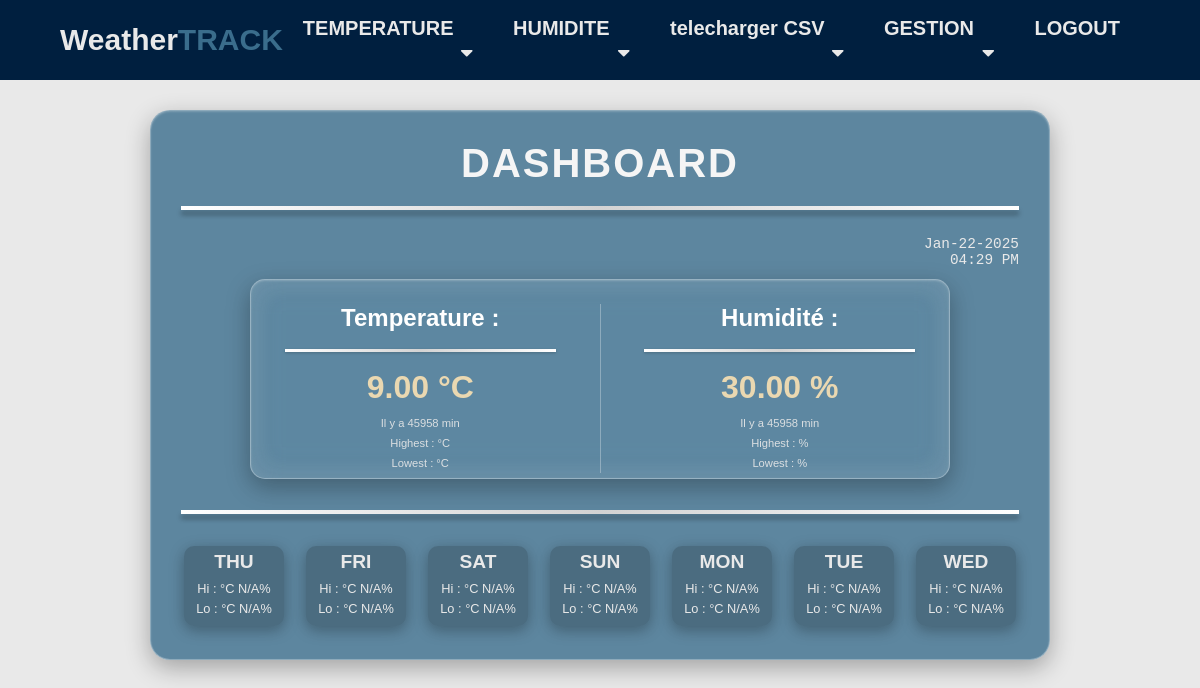
The app's page /home (signed in), older data.
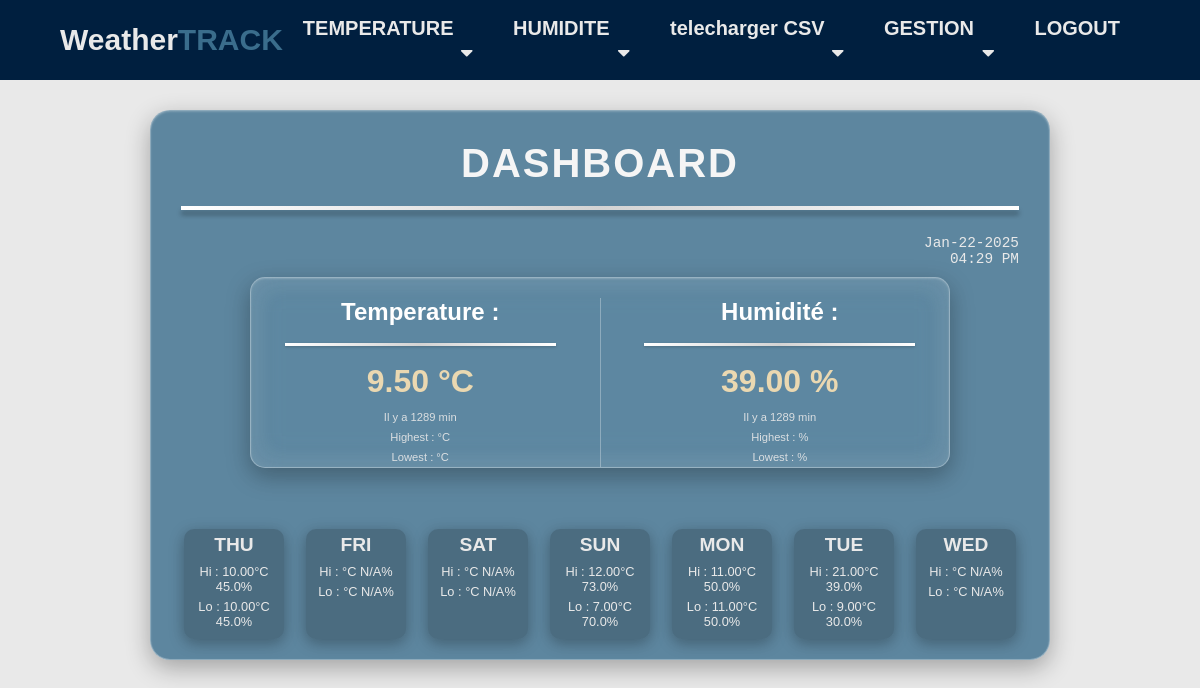
The same page, newer data.
### DHT/models.py (models this page shows)
class Dht11(models.Model):
    temp = models.FloatField(null=True)
    hum = models.FloatField(null=True)
    dt = models.DateTimeField(auto_now_add=True,null=True)

### DHT/views.py (the view, shortened to what this page needs)
# urls.py: path('home', views.home, name='home'),
@login_required
def home(request):
    current_datetime = localtime()
    formatted_date = current_datetime.strftime('%b-%d-%Y')
    formatted_time = current_datetime.strftime('%H:%M')
    aujourd_hui = current_datetime.date()
    derniere_ligne = Dht11.objects.last()
    if derniere_ligne and derniere_ligne.dt:
        time_difference = current_datetime - derniere_ligne.dt
        minutes_elapsed = int(time_difference.total_seconds() // 60)
    else:
        minutes_elapsed = 'N/A'
    valeurs = {
        'temp': derniere_ligne.temp if derniere_ligne else 'N/A',
        'hum': derniere_ligne.hum if derniere_ligne else 'N/A',
        'last_temp_time': minutes_elapsed,
        'last_hum_time': minutes_elapsed,
        'temp_max': 'N/A',
        'temp_min': 'N/A',
        'hum_max': 'N/A',
        'hum_min': 'N/A',
        'current_date': formatted_date,
        'current_time': formatted_time,
    }
    donnees_du_jour = Dht11.objects.filter(dt__date=aujourd_hui)
    start_date = aujourd_hui - datetime.timedelta(days=6)
    weekly_records = Dht11.objects.filter(dt__date__range=(start_date, aujourd_hui))
    weekly_data = []
    for i in range(7):
        date_check = start_date + datetime.timedelta(days=i)
        day_data = weekly_records.filter(dt__date=date_check)
        if day_data.exists():
            stats = day_data.aggregate(
                temp_high=Max('temp'),
                temp_low=Min('temp'),
                hum_high=Max('hum'),
                hum_low=Min('hum'),
            )
            weekly_data.append({'name': date_check.strftime('%a').upper(), **stats})
        else:
            weekly_data.append({
                'name': date_check.strftime('%a').upper(),
                'temp_high': 'N/A',
                'temp_low': 'N/A',
                'hum_high': 'N/A',
                'hum_low': 'N/A',
            })
    return render(request, 'home.html', {'valeurs': valeurs, 'weekly_data': weekly_data})

### template/home.html (shortened to what this page needs)
{% load static %}
<html lang="en">
<head>
    <link rel="stylesheet" href="{% static 'css/home.css' %}">
</head>
<body>
    {% include 'navbar.html' %}
    <div class="background">
        <div class="main-container">
            <div class="firstsection">
                <h1 class="name">Dashboard</h1>
                <hr class="divider">
            </div>
            <div class="date-time-section">
                <p class="date">{{ valeurs.current_date }}</p>
                <p class="time">{{ valeurs.current_time }}</p>
            </div>
            <div class="container">
                <div class="temperature-box">
                    <h2 class="box-title">Temperature :</h2>
                    <hr class="box-divider">
                    <p class="box-value">{{ valeurs.temp|floatformat:2 }} °C</p>
                    <p class="box-timestamp">Il y a {{ valeurs.last_temp_time }} min</p>
                    <p class="box-hi">Highest : {{ valeurs.temp_max|floatformat:2 }}°C</p>
                    <p class="box-lo">Lowest : {{ valeurs.temp_min|floatformat:2 }}°C</p>
                </div>
                <div class="humidity-box">
                    <h2 class="box-title">Humidité :</h2>
                    <hr class="box-divider">
                    <p class="box-value">{{ valeurs.hum|floatformat:2 }} %</p>
                    <p class="box-timestamp">Il y a {{ valeurs.last_hum_time }} min</p>
                    <p class="box-hi">Highest : {{ valeurs.hum_max|floatformat:2 }}%</p>
                    <p class="box-lo">Lowest : {{ valeurs.hum_min|floatformat:2 }}%</p>
                </div>
            </div>
            <hr class="big-divider">
            <div class="weekly-section">
                {% for day in weekly_data %}
                <div class="day-box">
                    <h2 class="day-title">{{ day.name }}</h2>
                    <p class="info">Hi : {{ day.temp_high|floatformat:2 }}°C   {{ day.hum_high }}%</p>
                    <p class="info">Lo : {{ day.temp_low|floatformat:2 }}°C   {{ day.hum_low }}%</p>
                </div>
                {% endfor %}
            </div>
        </div>
    </div>
</body>
</html>

Row changes from the older to the newer data that the page shows:
no longer on this page (row unchanged): Dht11: temp "9.00", hum "30.00"
added Dht11: temp "9.50", hum "39.00"
Text that changed along with them:
{{ valeurs.last_temp_time }}: "45958" → "1289"
{{ valeurs.last_hum_time }}: "45958" → "1289"
new list line: "THU Hi : 10.00 °C 45.0 % Lo : 10.00 °C 45.0 %"
new list line: "SUN Hi : 12.00 °C 73.0 % Lo : 7.00 °C 70.0 %"
new list line: "MON Hi : 11.00 °C 50.0 % Lo : 11.00 °C 50.0 %"
new list line: "TUE Hi : 21.00 °C 39.0 % Lo : 9.00 °C 30.0 %"
list line gone: "THU Hi : °C N/A % Lo : °C N/A %"
list line gone: "SUN Hi : °C N/A % Lo : °C N/A %"
list line gone: "MON Hi : °C N/A % Lo : °C N/A %"
list line gone: "TUE Hi : °C N/A % Lo : °C N/A %"
